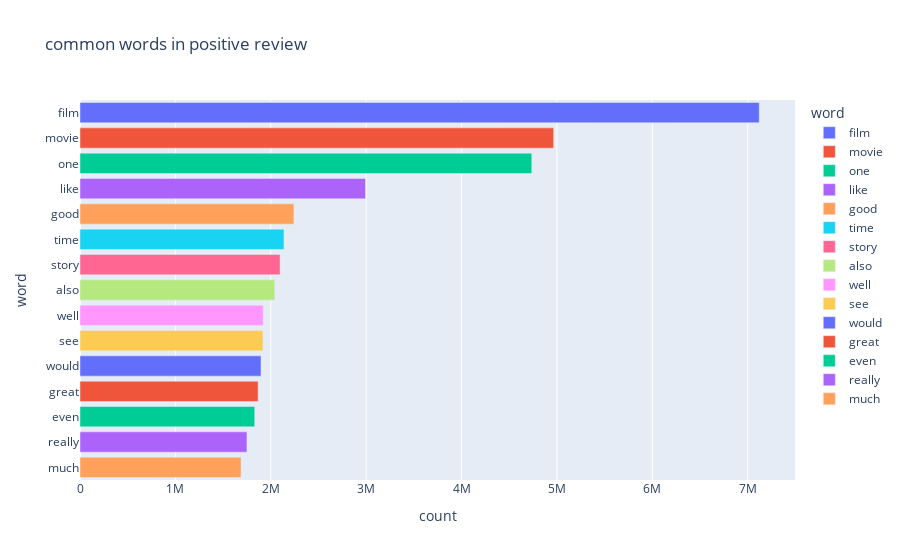

The code cell stored with this chart in its notebook:
### Code cell
px.bar(pos_words,x='count',y='word',title='common words in positive review',color='word')

### Figure 1 — Plotly figure (JSON) as saved in the notebook; plotly's stock layout.template omitted (floating-point values rounded to 4 significant figures)
{"data": [{"alignmentgroup": "True", "hovertemplate": "word=%{y}<br>count=%{x}<extra></extra>", "legendgroup": "film", "marker": {"color": "#636efa", "pattern": {"shape": ""}}, "name": "film", "offsetgroup": "film", "orientation": "h", "showlegend": true, "textposition": "auto", "type": "bar", "x": [7120806], "xaxis": "x", "y": ["film"], "yaxis": "y"}, {"alignmentgroup": "True", "hovertemplate": "word=%{y}<br>count=%{x}<extra></extra>", "legendgroup": "movie", "marker": {"color": "#EF553B", "pattern": {"shape": ""}}, "name": "movie", "offsetgroup": "movie", "orientation": "h", "showlegend": true, "textposition": "auto", "type": "bar", "x": [4965728], "xaxis": "x", "y": ["movie"], "yaxis": "y"}, {"alignmentgroup": "True", "hovertemplate": "word=%{y}<br>count=%{x}<extra></extra>", "legendgroup": "one", "marker": {"color": "#00cc96", "pattern": {"shape": ""}}, "name": "one", "offsetgroup": "one", "orientation": "h", "showlegend": true, "textposition": "auto", "type": "bar", "x": [4736297], "xaxis": "x", "y": ["one"], "yaxis": "y"}, {"alignmentgroup": "True", "hovertemplate": "word=%{y}<br>count=%{x}<extra></extra>", "legendgroup": "like", "marker": {"color": "#ab63fa", "pattern": {"shape": ""}}, "name": "like", "offsetgroup": "like", "orientation": "h", "showlegend": true, "textposition": "auto", "type": "bar", "x": [2992761], "xaxis": "x", "y": ["like"], "yaxis": "y"}, {"alignmentgroup": "True", "hovertemplate": "word=%{y}<br>count=%{x}<extra></extra>", "legendgroup": "good", "marker": {"color": "#FFA15A", "pattern": {"shape": ""}}, "name": "good", "offsetgroup": "good", "orientation": "h", "showlegend": true, "textposition": "auto", "type": "bar", "x": [2242762], "xaxis": "x", "y": ["good"], "yaxis": "y"}, {"alignmentgroup": "True", "hovertemplate": "word=%{y}<br>count=%{x}<extra></extra>", "legendgroup": "time", "marker": {"color": "#19d3f3", "pattern": {"shape": ""}}, "name": "time", "offsetgroup": "time", "orientation": "h", "showlegend": true, "textposition": "auto", "type": "bar", "x": [2138456], "xaxis": "x", "y": ["time"], "yaxis": "y"}, {"alignmentgroup": "True", "hovertemplate": "word=%{y}<br>count=%{x}<extra></extra>", "legendgroup": "story", "marker": {"color": "#FF6692", "pattern": {"shape": ""}}, "name": "story", "offsetgroup": "story", "orientation": "h", "showlegend": true, "textposition": "auto", "type": "bar", "x": [2097610], "xaxis": "x", "y": ["story"], "yaxis": "y"}, {"alignmentgroup": "True", "hovertemplate": "word=%{y}<br>count=%{x}<extra></extra>", "legendgroup": "also", "marker": {"color": "#B6E880", "pattern": {"shape": ""}}, "name": "also", "offsetgroup": "also", "orientation": "h", "showlegend": true, "textposition": "auto", "type": "bar", "x": [2041856], "xaxis": "x", "y": ["also"], "yaxis": "y"}, {"alignmentgroup": "True", "hovertemplate": "word=%{y}<br>count=%{x}<extra></extra>", "legendgroup": "well", "marker": {"color": "#FF97FF", "pattern": {"shape": ""}}, "name": "well", "offsetgroup": "well", "orientation": "h", "showlegend": true, "textposition": "auto", "type": "bar", "x": [1921197], "xaxis": "x", "y": ["well"], "yaxis": "y"}, {"alignmentgroup": "True", "hovertemplate": "word=%{y}<br>count=%{x}<extra></extra>", "legendgroup": "see", "marker": {"color": "#FECB52", "pattern": {"shape": ""}}, "name": "see", "offsetgroup": "see", "orientation": "h", "showlegend": true, "textposition": "auto", "type": "bar", "x": [1918277], "xaxis": "x", "y": ["see"], "yaxis": "y"}, {"alignmentgroup": "True", "hovertemplate": "word=%{y}<br>count=%{x}<extra></extra>", "legendgroup": "would", "marker": {"color": "#636efa", "pattern": {"shape": ""}}, "name": "would", "offsetgroup": "would", "orientation": "h", "showlegend": true, "textposition": "auto", "type": "bar", "x": [1897557], "xaxis": "x", "y": ["would"], "yaxis": "y"}, {"alignmentgroup": "True", "hovertemplate": "word=%{y}<br>count=%{x}<extra></extra>", "legendgroup": "great", "marker": {"color": "#EF553B", "pattern": {"shape": ""}}, "name": "great", "offsetgroup": "great", "orientation": "h", "showlegend": true, "textposition": "auto", "type": "bar", "x": [1867512], "xaxis": "x", "y": ["great"], "yaxis": "y"}, {"alignmentgroup": "True", "hovertemplate": "word=%{y}<br>count=%{x}<extra></extra>", "legendgroup": "even", "marker": {"color": "#00cc96", "pattern": {"shape": ""}}, "name": "even", "offsetgroup": "even", "orientation": "h", "showlegend": true, "textposition": "auto", "type": "bar", "x": [1831659], "xaxis": "x", "y": ["even"], "yaxis": "y"}, {"alignmentgroup": "True", "hovertemplate": "word=%{y}<br>count=%{x}<extra></extra>", "legendgroup": "really", "marker": {"color": "#ab63fa", "pattern": {"shape": ""}}, "name": "really", "offsetgroup": "really", "orientation": "h", "showlegend": true, "textposition": "auto", "type": "bar", "x": [1750244], "xaxis": "x", "y": ["really"], "yaxis": "y"}, {"alignmentgroup": "True", "hovertemplate": "word=%{y}<br>count=%{x}<extra></extra>", "legendgroup": "much", "marker": {"color": "#FFA15A", "pattern": {"shape": ""}}, "name": "much", "offsetgroup": "much", "orientation": "h", "showlegend": true, "textposition": "auto", "type": "bar", "x": [1688591], "xaxis": "x", "y": ["much"], "yaxis": "y"}], "layout": {"barmode": "relative", "legend": {"title": {"text": "word"}, "tracegroupgap": 0}, "title": {"text": "common words in positive review"}, "xaxis": {"anchor": "y", "domain": [0, 1], "title": {"text": "count"}}, "yaxis": {"anchor": "x", "categoryarray": ["much", "really", "even", "great", "would", "see", "well", "also", "story", "time", "good", "like", "one", "movie", "film"], "categoryorder": "array", "domain": [0, 1], "title": {"text": "word"}}}}
